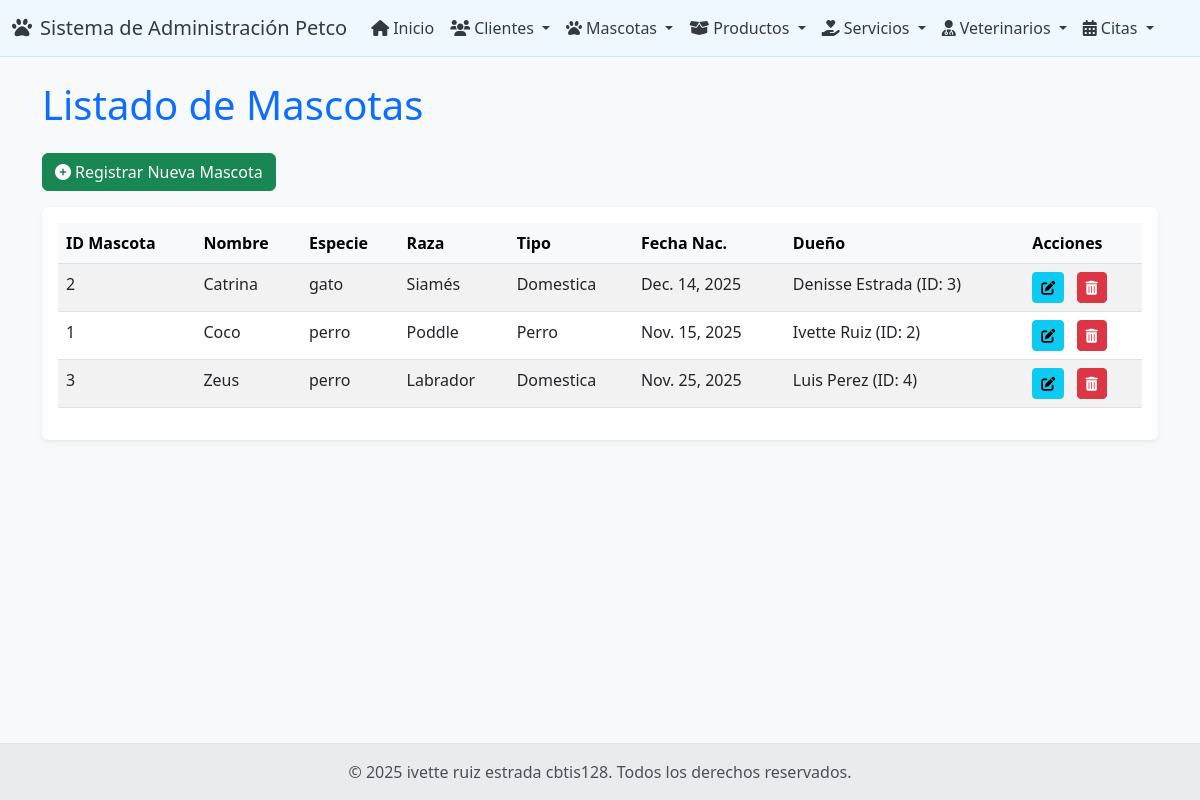
The app's page /mascotas/ with its own data.
### app_Petco/models.py (models this page shows, shortened)
class Mascota(models.Model):
    mascota_id = models.AutoField(primary_key=True)
    nombre = models.CharField(max_length=50)
    especie = models.CharField(max_length=50) # Ej: Perro, Gato, Ave
    raza = models.CharField(max_length=50, blank=True, null=True) # Ej: Labrador, Siamés
    tipo = models.CharField(max_length=50, blank=True, null=True) # Ej: Doméstica, Exótica
    fecha_nac = models.DateField(blank=True, null=True)
    cliente = models.ForeignKey(Cliente, on_delete=models.CASCADE, related_name='mascotas')

class Cliente(models.Model):
    cliente_id = models.AutoField(primary_key=True)
    nombre = models.CharField(max_length=100)
    apellido = models.CharField(max_length=100)
    email = models.EmailField(max_length=100, unique=True)
    telefono = models.CharField(max_length=20, blank=True, null=True)
    direccion = models.CharField(max_length=255, blank=True, null=True)

### app_Petco/views.py (the view)
# urls.py: path('mascotas/', views.ver_mascotas, name='ver_mascotas'),
def ver_mascotas(request):
    mascotas = Mascota.objects.select_related('cliente').all().order_by('nombre')
    context = {'mascotas': mascotas}
    return render(request, 'mascota/ver_mascotas.html', context)

### app_Petco/templates/mascota/ver_mascotas.html (shortened to what this page needs)
{% extends 'base.html' %}
{% block contenido %}
    <h1 class="mb-4 text-primary">Listado de Mascotas</h1>
    <a href="{% url 'agregar_mascota' %}" class="btn btn-success mb-3"><i class="fas fa-plus-circle me-1"></i>Registrar Nueva Mascota</a>
    {% if mascotas %}
        <div class="table-responsive bg-white p-3 rounded shadow-sm">
            <table class="table table-striped table-hover">
                <thead class="table-light">
                    <tr>
                        <th>ID Mascota</th>
                        <th>Nombre</th>
                        <th>Especie</th>
                        <th>Raza</th>
                        <th>Tipo</th>
                        <th>Fecha Nac.</th>
                        <th>Dueño</th>
                        <th>Acciones</th>
                    </tr>
                </thead>
                <tbody>
                    {% for mascota in mascotas %}
                        <tr>
                            <td>{{ mascota.mascota_id }}</td>
                            <td>{{ mascota.nombre }}</td>
                            <td>{{ mascota.especie }}</td>
                            <td>{{ mascota.raza|default_if_none:"N/A" }}</td>
                            <td>{{ mascota.tipo|default_if_none:"N/A" }}</td>
                            <td>{{ mascota.fecha_nac|default_if_none:"N/A" }}</td>
                            <td>{{ mascota.cliente.nombre }} {{ mascota.cliente.apellido }} (ID: {{ mascota.cliente.cliente_id }})</td>
                            <td>
                                <a href="{% url 'actualizar_mascota' mascota.mascota_id %}" class="btn btn-sm btn-info me-2" title="Editar"><i class="fas fa-edit"></i></a>
                                <a href="{% url 'borrar_mascota' mascota.mascota_id %}" class="btn btn-sm btn-danger" title="Eliminar"><i class="fas fa-trash-alt"></i></a>
                            </td>
                        </tr>
                    {% endfor %}
                </tbody>
            </table>
        </div>
    {% else %}
        <div class="alert alert-info" role="alert">
            No hay mascotas registradas aún. ¡Empieza agregando una!
        </div>
    {% endif %}
{% endblock %}

### app_Petco/templates/base.html (shortened to what this page needs)
<!DOCTYPE html>
<html lang="es">
<head>
    <link href="https://cdn.jsdelivr.net/npm/bootstrap@5.3.0/dist/css/bootstrap.min.css" rel="stylesheet">
    <link rel="stylesheet" href="https://cdnjs.cloudflare.com/ajax/libs/font-awesome/6.0.0-beta3/css/all.min.css">
</head>
<body>
    {% include 'navbar.html' %}
    <div class="container content mt-4">
        {% block contenido %}
        {% endblock %}
    </div>
    {% include 'footer.html' %}
</body>
</html>

### app_Petco/templates/navbar.html (shortened to what this page needs)
<nav class="navbar navbar-expand-lg navbar-light">
    <div class="container-fluid">
        <a class="navbar-brand" href="{% url 'inicio_petco' %}">
            <i class="fas fa-paw me-2"></i>Sistema de Administración Petco
        </a>
        <div class="collapse navbar-collapse" id="navbarNav">
            <ul class="navbar-nav me-auto mb-2 mb-lg-0">
                <li class="nav-item">
                    <a class="nav-link active" aria-current="page" href="{% url 'inicio_petco' %}"><i class="fas fa-home me-1"></i>Inicio</a>
                </li>
                <li class="nav-item dropdown">
                    <a class="nav-link dropdown-toggle" href="#" id="navbarClientes" role="button" data-bs-toggle="dropdown" aria-expanded="false">
                        <i class="fas fa-users me-1"></i>Clientes
                    </a>
                </li>
                <li class="nav-item dropdown">
                    <a class="nav-link dropdown-toggle" href="#" id="navbarMascotas" role="button" data-bs-toggle="dropdown" aria-expanded="false">
                        <i class="fas fa-paw me-1"></i>Mascotas
                    </a>
                </li>
                <li class="nav-item dropdown">
                    <a class="nav-link dropdown-toggle" href="#" id="navbarProductos" role="button" data-bs-toggle="dropdown" aria-expanded="false">
                        <i class="fas fa-box-open me-1"></i>Productos
                    </a>
                </li>
                <li class="nav-item dropdown">
                    <a class="nav-link dropdown-toggle" href="#" id="navbarServicios" role="button" data-bs-toggle="dropdown" aria-expanded="false">
                        <i class="fas fa-hand-holding-heart me-1"></i>Servicios
                    </a>
                </li>
                <li class="nav-item dropdown">
                    <a class="nav-link dropdown-toggle" href="#" id="navbarVeterinarios" role="button" data-bs-toggle="dropdown" aria-expanded="false">
                        <i class="fas fa-user-md me-1"></i>Veterinarios
                    </a>
                </li>
                <li class="nav-item dropdown">
                    <a class="nav-link dropdown-toggle" href="#" id="navbarCitas" role="button" data-bs-toggle="dropdown" aria-expanded="false">
                        <i class="fas fa-calendar-alt me-1"></i>Citas
                    </a>
                </li>
            </ul>
        </div>
    </div>
</nav>

### app_Petco/templates/footer.html (shortened to what this page needs)
<footer>
    <div class="container">
        <p class="mb-0">
            &copy; <span id="currentYear"></span> ivette ruiz estrada cbtis128. Todos los derechos reservados.
        </p>
    </div>
</footer>

### app_Petco/templates/base.html (style rules this page uses)
body { display: flex; flex-direction: column; min-height: 100vh; background-color: #f8f9fa; }
.content { flex: 1; }
footer { background-color: #e9ecef; color: #495057; padding: 1rem 0; text-align: center; margin-top: auto; border-top: 1px solid #dee2e6; }
.navbar { background-color: #f0f8ff !important; border-bottom: 1px solid #cfe2ff; }
.navbar-brand, .nav-link { color: #343a40 !important; }

### records on screen
Mascota: mascota_id "2", nombre "Catrina", especie "gato", raza "Siamés", tipo "Domestica", fecha_nac "Dec. 14, 2025", cliente.nombre "Denisse", cliente.apellido "Estrada", cliente.cliente_id "3"
Mascota: mascota_id "1", nombre "Coco", especie "perro", raza "Poddle", tipo "Perro", fecha_nac "Nov. 15, 2025", cliente.nombre "Ivette", cliente.apellido "Ruiz", cliente.cliente_id "2"
Mascota: mascota_id "3", nombre "Zeus", especie "perro", raza "Labrador", tipo "Domestica", fecha_nac "Nov. 25, 2025", cliente.nombre "Luis", cliente.apellido "Perez", cliente.cliente_id "4"
